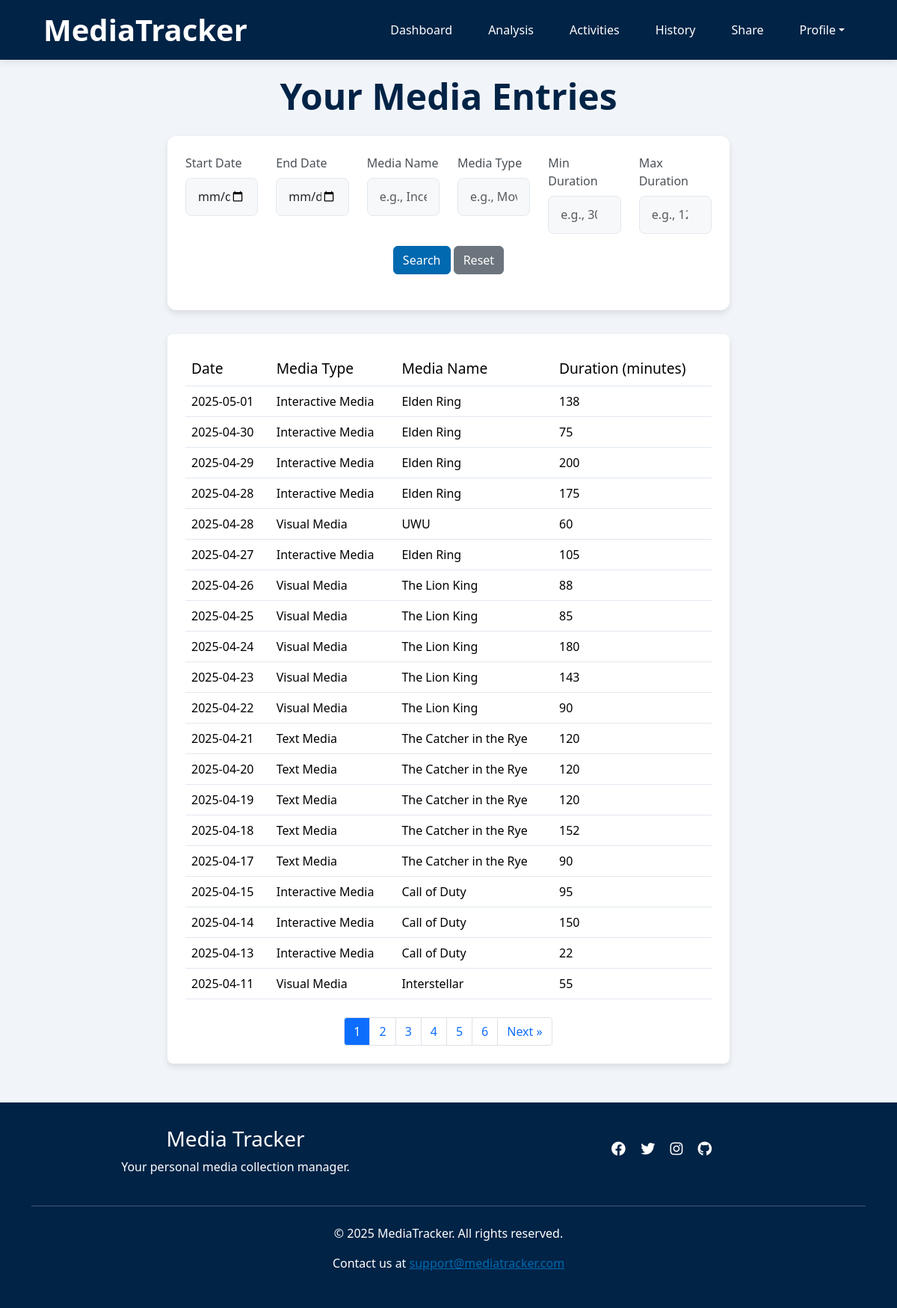
The page /viewdata (signed in) on the database as committed earlier.
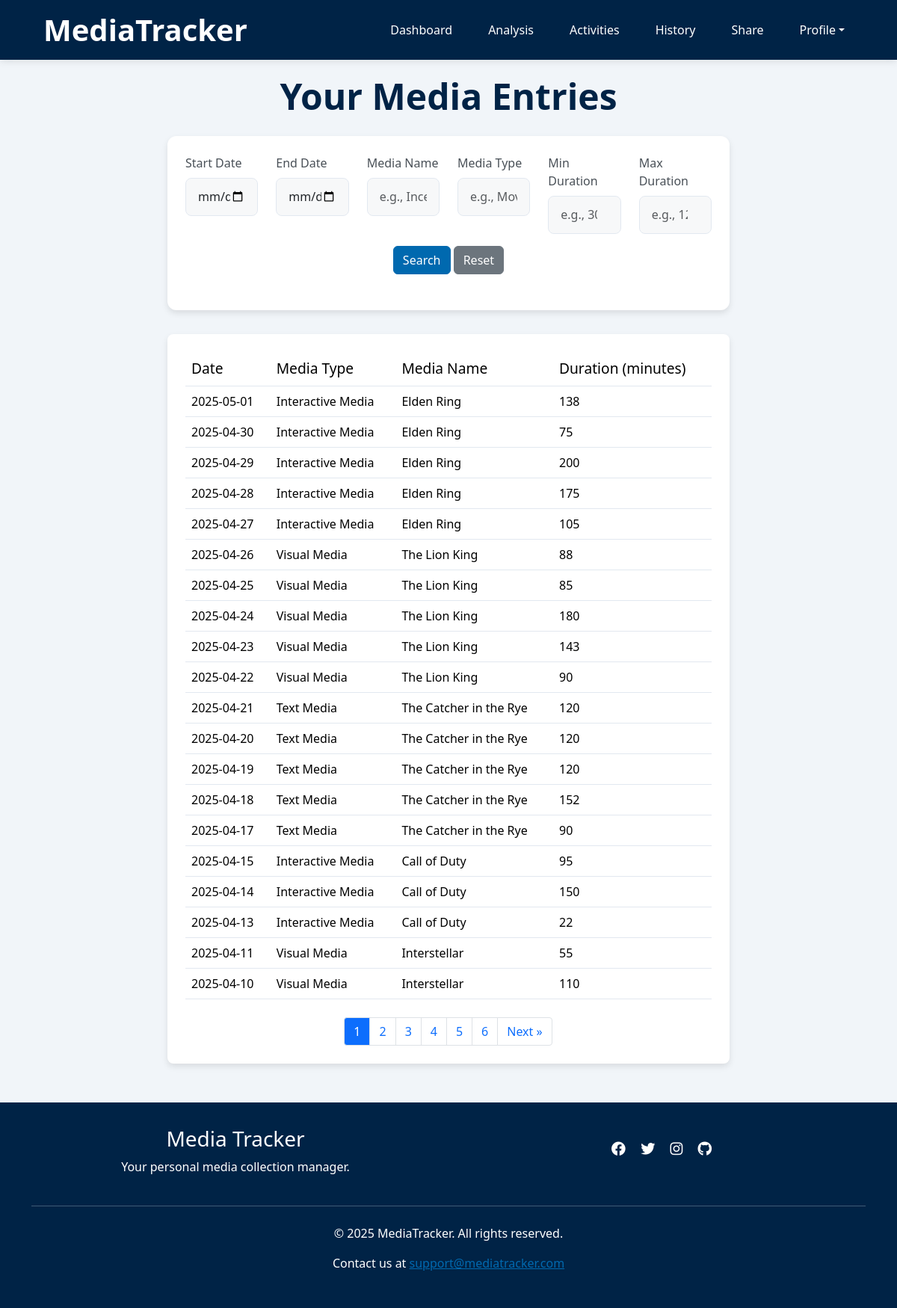
The same page on the database as committed later.
### app/models.py (models this page shows)
class Entries(db.Model):
    __tablename__ = 'Entries'
    id = db.Column(db.Integer, primary_key=True)
    activity_id = db.Column(db.Integer, db.ForeignKey('Activities.id'), nullable=True)
    date = db.Column(db.Date, nullable=False)
    duration = db.Column(db.Integer, nullable=False)
    comment = db.Column(db.Text, nullable=True)

class Activities(db.Model):
    __tablename__ = 'Activities'
    id = db.Column(db.Integer, primary_key=True)
    username = db.Column(db.String(80), db.ForeignKey('Users.username'), nullable=False)
    media_type = db.Column(db.String(50), nullable=False)
    media_subtype = db.Column(db.String(50), nullable=True)
    media_name = db.Column(db.String(120), nullable=False)
    status = db.Column(db.String(20), nullable=False, default='ongoing')
    start_date = db.Column(db.Date, nullable=True)
    end_date = db.Column(db.Date, nullable=True)
    rating = db.Column(db.Float, nullable=True)
    comment = db.Column(db.Text, nullable=True)
    media_entries = db.relationship('Entries', backref='activity')

### app/routes.py (the view)
@app.route('/viewdata', methods=['GET'])
def viewdata():
    if 'username' not in session:
        flash('Please log in to view your data.', 'danger')
        return redirect(url_for('index'))
    username = session['username']
    all_entries = handle_viewdata(username, request)
    PER_PAGE    = 20
    page        = request.args.get('page', 1, type=int)
    total       = len(all_entries)
    total_pages = (total + PER_PAGE - 1) // PER_PAGE
    start_idx   = (page - 1) * PER_PAGE
    entries = all_entries[start_idx : start_idx + PER_PAGE]
    args = request.args.to_dict()
    args.pop('page', None)
    return render_template(
        'viewdata.html',
        entries=entries,
        page=page,
        total_pages=total_pages,
        request_args=args,
        visitor=False
    )

### app/helpers/viewdata_handler.py (called while the page is built)
def handle_viewdata(username, request):
    filters = {
        'start_date': request.args.get('start_date'),
        'end_date': request.args.get('end_date'),
        'media_name': request.args.get('media_name'),
        'media_type': request.args.get('media_type'),
        'min_duration': request.args.get('min_duration'),
        'max_duration': request.args.get('max_duration')
    }
    entries = get_filtered_entries(username, filters)
    return entries

### app/templates/viewdata.html (shortened to what this page needs)
{% extends "base.html" %}
{% block content %}
<div class="page-container">
    <h2 class="text-center page-title">Your Media Entries</h2>
    <section class="section wow fadeIn" data-wow-duration="0.2s" data-wow-delay="0.05s">
        <form action="{{ url_for('viewdata') }}" method="GET" class="mb-4">
            <div class="row">
                <div class="col-md-2">
                    <label for="start_date" class="form-label">Start Date</label>
                    <input type="date" id="start_date" name="start_date" class="form-control" value="{{ request.args.get('start_date', '') }}">
                </div>
                <div class="col-md-2">
                    <label for="end_date" class="form-label">End Date</label>
                    <input type="date" id="end_date" name="end_date" class="form-control" value="{{ request.args.get('end_date', '') }}">
                </div>
                <div class="col-md-2">
                    <label for="media_name" class="form-label">Media Name</label>
                    <input type="text" id="media_name" name="media_name" class="form-control" placeholder="e.g., Inception" value="{{ request.args.get('media_name', '') }}">
                </div>
                <div class="col-md-2">
                    <label for="media_type" class="form-label">Media Type</label>
                    <input type="text" id="media_type" name="media_type" class="form-control" placeholder="e.g., Movie" value="{{ request.args.get('media_type', '') }}">
                </div>
                <div class="col-md-2">
                    <label for="min_duration" class="form-label">Min Duration</label>
                    <input type="number" id="min_duration" name="min_duration" class="form-control" placeholder="e.g., 30" value="{{ request.args.get('min_duration', '') }}">
                </div>
                <div class="col-md-2">
                    <label for="max_duration" class="form-label">Max Duration</label>
                    <input type="number" id="max_duration" name="max_duration" class="form-control" placeholder="e.g., 120" value="{{ request.args.get('max_duration', '') }}">
                </div>
            </div>
            <div class="row mt-3">
                <div class="col-md-12 text-center">
                    <button type="submit" class="btn btn-primary">Search</button>
                    <a href="{{ url_for('viewdata') }}" class="btn btn-secondary">Reset</a>
                </div>
            </div>
        </form>
    </section>
    <section class="table-section wow fadeIn" data-wow-duration="0.2s" data-wow-delay="0.1">
        <table class="table">
            <thead>
                <tr>
                    <th class="wow fadeInUp" data-wow-duration="0.2s" data-wow-delay="0.05s">Date</th>
                    <th class="wow fadeInUp" data-wow-duration="0.2s" data-wow-delay="0.1s">Media Type</th>
                    <th class="wow fadeInUp" data-wow-duration="0.2s" data-wow-delay="0.15s">Media Name</th>
                    <th class="wow fadeInUp" data-wow-duration="0.2s" data-wow-delay="0.2s">Duration (minutes)</th>
                </tr>
            </thead>
            <tbody>
                {% for entry in entries %}
                <tr class="entry-row">
                    <td class="wow fadeInUp" data-wow-duration="0.2s" data-wow-delay="0.05s">{{ entry.date }}</td>
                    <td class="wow fadeInUp" data-wow-duration="0.2s" data-wow-delay="0.1s">{{ entry.activity.media_type }}</td>
                    <td class="wow fadeInUp" data-wow-duration="0.2s" data-wow-delay="0.15s">{{ entry.activity.media_name }}</td>
                    <td class="wow fadeInUp" data-wow-duration="0.2s" data-wow-delay="0.2s">{{ entry.duration }}</td>
                </tr>
                {% endfor %}
            </tbody>
        </table>
        {% if total_pages > 1 %}
            <nav aria-label="Pagination">
            <ul class="pagination justify-content-center mt-4">
                {% for p in range(1, total_pages+1) %}
                <li class="page-item {% if p==page %}active{% endif %}">
                    <a class="page-link"
                    href="{{ url_for(request.endpoint, page=p, **request_args) }}">
                    {{ p }}
                    </a>
                </li>
                {% endfor %}
                {% if page < total_pages %}
                <li class="page-item">
                    <a class="page-link"
                    href="{{ url_for(request.endpoint, page=page+1, **request_args) }}">
                    Next &raquo;
                    </a>
                </li>
                {% endif %}
            </ul>
            </nav>
            {% endif %}
    </section>
</div>
{% endblock %}

### app/templates/base.html (shortened to what this page needs)
<!DOCTYPE html>
<html lang="en">
<head>
    <link rel="stylesheet" href="https://cdn.jsdelivr.net/npm/bootstrap@5.3.3/dist/css/bootstrap.min.css">
    <link rel="stylesheet" href="https://cdnjs.cloudflare.com/ajax/libs/font-awesome/6.4.0/css/all.min.css">
    <link rel="stylesheet" href="{{ url_for('static', filename='styles.css') }}">
    <link rel="stylesheet" href="{{ url_for('static', filename='css/animate.css') }}">
</head>
<body>
    <header role="banner">
        <div class="container">
            <div class="header-container">
                <h1>MediaTracker</h1>
                <nav role="navigation" aria-label="Main navigation">
                    <ul>
                        {% if session.get('username') %}
                            <li><a href="/dashboard">Dashboard</a></li>
                            <li><a href="/analysis">Analysis</a></li>
                            <li><a href="/activities">Activities</a></li>
                            <li><a href="/viewdata">History</a></li>
                            <li><a href="/sharedata">Share</a></li>
                            <li class="dropdown">
                                <a href="#" class="dropdown-toggle" data-bs-toggle="dropdown" aria-expanded="false">Profile</a>
                            </li>
                        {% else %}
                            <li><a href="/">Home</a></li>
                            <li><a href="#" data-bs-toggle="modal" data-bs-target="#registerModal">Register</a></li>
                            <li><a href="#" data-bs-toggle="modal" data-bs-target="#loginModal">Login</a></li>
                        {% endif %}
                    </ul>
                </nav>
            </div>
        </div>
    </header>
    <main role = "main">
         <div class="content-container">
             {% block content %}{% endblock %}
         </div>
    </main>
    <footer role =  "contentinfo">
        <div class="footer-container">
            <div class="container">
                <div class="row">
                    <div class="col-md-6">
                        <h3>Media Tracker</h3>
                        <p>Your personal media collection manager.</p>
                    </div>
                    <div class="col-md-6">
                        <div class="social-icons">
                            <a href="#"><i class="fab fa-facebook"></i></a>
                            <a href="#"><i class="fab fa-twitter"></i></a>
                            <a href="#"><i class="fab fa-instagram"></i></a>
                            <a href="https://github.com/LeweiXu/CITS3403-Project"><i class="fab fa-github"></i></a>
                        </div>
                    </div>
                </div>
                <hr class="my-4">
                <p>&copy; 2025 MediaTracker. All rights reserved.</p>
                <p>Contact us at <a href="mailto:support@mediatracker.com">support@mediatracker.com</a></p>
            </div>
        </div>
    </footer>
</body>
</html>

### app/static/styles.css (style rules this page uses)
:root { --primary-color: #0069af; --secondary-color: #002346; --background-color:#f1f5f9; --light-border: #e2e8f0; }
body { font-family: 'Segoe UI', Tahoma, Geneva, Verdana, sans-serif; background-color: var(--background-color); }
header { background-color: var(--secondary-color); padding: 1rem 0; box-shadow: 0 2px 10px rgba(0,0,0,0.1); }
.header-container { display: flex; justify-content: space-between; align-items: center; padding: 0 1rem; }
header h1 { color: white; margin: 0; font-weight: 700; }
h1 { margin-top: 1.5rem; margin-bottom: 1.5rem; }
nav ul { display: flex; list-style: none; margin: 0; padding: 0; }
nav ul li { margin-left: 1.5rem; }
nav ul li a { color: white; text-decoration: none; font-weight: 500; transition: color 0.3s; padding: 0.5rem 0.75rem; border-radius: 4px; }
html, body { height: 100%; margin: 0; padding: 0; }
body { display: flex; flex-direction: column; }
main { flex: 1; }
.footer-container { background-color: var(--secondary-color); color: white; padding: 2rem 0; text-align: center; }
footer a { color: var(--primary-color); }
table { width: 100%; border-collapse: collapse; }
th { background-color: #ffffff; padding: 0.75rem 1rem; text-align: left; font-weight: 500; color: #495057; border-bottom: 1px solid var(--light-border); font-size: 1.2rem; }
td { padding: 0.75rem; border-bottom: 1px solid var(--light-border); vertical-align: middle; }
thead { padding: 0.75rem 1rem; }
.social-icons { margin-top: 1rem; }
.social-icons a { color: white; margin: 0 0.5rem; font-size: 1.2rem; }
.btn-primary { background-color: var(--primary-color); border-color: var(--primary-color); }
.section { background: white; border-radius: 0.75rem; box-shadow: 0 4px 8px rgba(0,0,0,0.1); padding: 1.5rem; margin-bottom: 2rem; }
.page-title { font-size: 3rem; font-weight: bold; margin-bottom: 1.5rem; color: var(--secondary-color); }
.page-container { margin: 0 auto; width: 66%; padding: 20px; }
.pagination .page-item { margin: 0; }
.pagination .page-link { border-radius: 0; margin-left: -1px; border: 1px solid #dee2e6; }
.pagination .page-item:first-child .page-link { border-top-left-radius: 0.25rem; border-bottom-left-radius: 0.25rem; }
.pagination .page-item:last-child .page-link { border-top-right-radius: 0.25rem; border-bottom-right-radius: 0.25rem; }
.table-section { background-color: white; border-radius: 8px; box-shadow: 0 4px 8px rgba(0, 0, 0, 0.1); padding: 1.5rem; margin-bottom: 2rem; overflow-x: auto; }
.form-control { padding: 0.8rem 1rem; border-radius: 8px; border: 1px solid var(--light-border); transition: all 0.3s ease; font-size: 1rem; background-color: #f2f4f59c; }
.form-label { font-weight: 500; margin-bottom: 0.5rem; color: #495057; }
.wow { visibility: hidden; }
.wow.animated { visibility: visible; }
.entry-row { background-color: white; }

Rows that differ between the two databases and show on the page:
removed Entries: date "2025-04-28", activity.media_type "Visual Media", activity.media_name "UWU", duration "60"
now on this page (row unchanged): Entries: date "2025-04-10", activity.media_type "Visual Media", activity.media_name "Interstellar", duration "110"
